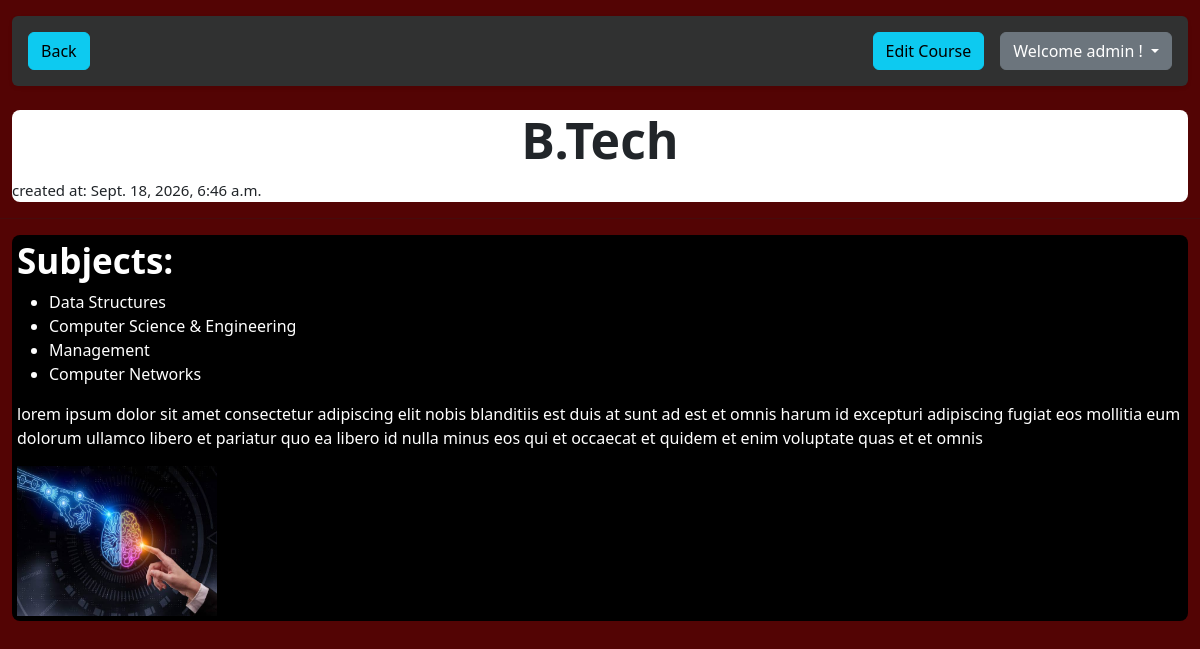
Page /courses/1/ (signed in) on the committed database.
### cards/models.py (models this page shows, shortened)
class Course(models.Model):
    statuschoices=[
         ("active","ACTIVE"),
         ("inactive","INACTIVE")
    ]
    course_name=models.CharField(max_length=50,unique=True)
    subjects=models.ManyToManyField(Subject,related_name="courses")
    image=models.ImageField(upload_to="course/")
    status=models.CharField(
         choices=statuschoices,
         default="active"
    )
    created_at=models.DateTimeField(auto_now_add=True)
    updated_at=models.DateTimeField(auto_now=True)
    description=models.TextField()

class Subject(models.Model):
    subject=models.CharField(max_length=50)
    def __str__(self):
        return f"{self.subject}"

### cards/views.py (the view)
# urls.py: path('courses/<int:pk>/',views.coursedetail,name="coursedetail"),
def coursedetail(request,pk):
    if not request.user.is_authenticated:
         return redirect("login")
    course=Course.objects.get(pk=pk)
    if request.method =="POST":
            print(request.POST)
            if 'changepassword' in request.POST:
                form=CourseForm(instance=course)
                passform=ChangePassword(user=request.user,data=request.POST)
                if passform.is_valid():
                    passform.save()
                    return JsonResponse({"status":"success"})
                else:
                    return JsonResponse({"status":"error","errors":passform.errors},status=400)
            else:
                passform=ChangePassword(user=request.user)
                form=CourseForm(request.POST,request.FILES,instance=course)
                if form.is_valid():
                    form.save()
                    return JsonResponse({"status": "success"})
                else:
                    return JsonResponse({"status": "error", "errors": form.errors}, status=400)
    else:
        form=CourseForm(instance=course)
        passform=ChangePassword(user=request.user)
    context={
        "course":course,
        "form":form,
        "passform":passform
    }
    return render(request,"course_detail.html",context)

### cards/templates/course_detail.html (shortened to what this page needs)
{% load static %}
<!DOCTYPE html>
<html lang="en">
<head>
    <link rel="stylesheet" href="{% static 'css/style.css' %}">
   <link href="https://cdn.jsdelivr.net/npm/bootstrap@5.3.3/dist/css/bootstrap.min.css" rel="stylesheet">
</head>
<body style="background-color: rgb(83 4 4);">
    <div class="container-fluid mt-3">
    <nav class="navbar navbar-expand-lg rounded p-3 mb-4 shadow-sm" style="background-color: #303131;">
        <div class="container-fluid d-flex flex-wrap justify-content-between align-items-center p-0">
            <div class="d-flex align-items-center gap-3">
                <a href="{% url 'courseview'%}">
                    <button type="button" class="btn btn-info explicit">Back</button>
                </a>
            </div>
            <div class="d-flex align-items-center gap-3 mt-3 mt-lg-0">
                {% if user.is_staff or user.is_superuser %}
                <button id="coursebutton" type="button" class="btn btn-info explicit" data-bs-toggle="modal" data-bs-target="#myModal">
                    Edit Course
                </button>
                {% endif %}
                <div class="dropdown">
                    <button class="btn btn-secondary dropdown-toggle" type="button" data-bs-toggle="dropdown" aria-expanded="false">
                        Welcome {{request.user}} !
                    </button>
                </div>
            </div>
        </div>
    </nav>
</div>
    <div class="detail">
        <div class="heading">
           <div class="coursediv">
             <h1 class="courseheading">{{course.course_name}}</h1>
            <small style="text-align: left;font-size: 15px;"> created at: {{course.created_at}}</small>
           </div>
        </div>
        <hr>
        <div class="description">
            <h2 style="font-weight: bold;font-size:35px;">Subjects:</h2>
            <ul>{% for subject in course.subjects.all %}
                <li>{{subject.subject}}</li>
            {% endfor %}</ul>
            <div class="main-description">
            <p>{{course.description}}</p>
                 <img src="{{course.image.url}}" alt="courses-image" style="width: 200px;height: 150px;">
            </div>
            </div>
    </div>
</body>
</html>

### cards/static/css/style.css (style rules this page uses)
.heading { text-align: left; }
.courseheading { text-align: center; font-size: 50px; font-weight: bold; }
.coursediv { background-color: white; border-radius: 8px; margin: 12px; }
.description { padding: 5px; background-color: black; color: white; border-radius: 8px; margin: 12px; }
.main-description { display: inline-block; }

### rows in the picture
Course: course_name "B.Tech", created_at "Sept. 18, 2026, 6:46 a.m.", description "lorem ipsum dolor sit amet consectetur adipiscing elit nobis blanditiis est duis at sunt ad est et omnis harum id excepturi adipiscing fugiat eos mollitia eum dolorum ullamco libero et pariatur quo ea libero id nulla minus eos qui et occaecat et quidem et enim voluptate quas et et omnis", image (picture)
Subject: subject "Data Structures"
Subject: subject "Computer Science & Engineering"
Subject: subject "Management"
Subject: subject "Computer Networks"

### other values in the picture
{{ request.user }} "admin"
